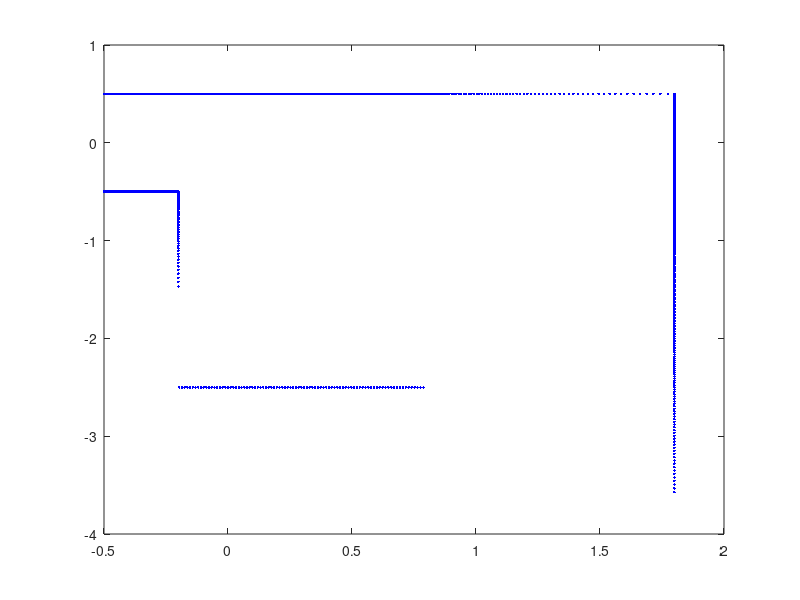

MATLAB code to generate this figure: (Note: this script raises an error after producing the figure.)
%This is the first attempt at writing an icp algorithm using icp_1
%It takes the approach of 

clear all
close all
clc
load newdata.mat

%full map
map = [];

%estimated pose for the robot in the world
est_x = [0;0];
est_dx = [];
est_theta = 0;
est_dtheta = 0;

%minimum turn, this is the error for sensing if the robot is actually
%turning or not.  I know that the robot currently turns at 45 degrees per
%second, so anything less the that should be noted.
error_dtheta = deg2rad(3);

for nScan = 55:2:size(LidarScan,1)
    
    %Grab lidar angles and the scan
    a = LidarAngles;
    z = LidarScan(nScan, :);

    %  Remove out of range measurements
    I = (z >= LidarRange);
    a(I) = [];
    z(I) = [];

    [x,y] = pol2cart(a,z);

    %fill the map if it doesn't exist yet.
    raw = [x;y];
    if isempty(map)
        map = [map raw];
    else
 

    
    last_est_dx=[0;0];
    last_est_dtheta=0;
    if ~isempty(est_dx)
        %make a quick guess based on the estimated dx
        last_est_dx=est_dx;
        TT = repmat(est_x(:,end) + last_est_dx, 1, size(raw,2));
        phi = -est_theta + last_est_dtheta;
        TR = [cos(phi) (-sin(phi)); sin(phi) cos(phi)];
        %TR = eye(2);
        raw = TR*raw + TT;
        
    end
    
    %sest the estimated pose diff to zero
    est_dx = [0;0];
    est_dtheta = 0;
    
    ii = 0;
    while true
        
        ii = ii + 1;
        
        %kill all the points which are not "close" to the world and run 1
        %iteration of icp on them
        temp = killoutliers(map,raw, 0.1);
        [TR,TT] = call_icp1(map,temp);

        %move the points sample based on the icp output and update the
        %estimated pose
        TR = TR(1:2,1:2);
        TT = repmat(TT(1:2), 1, size(raw,2));

        raw = TR * raw + TT;

        est_dx = est_dx + TT(:,1);
        est_dtheta = est_dtheta + acos(TR(1,1));
        
        %get the difference in TT so we know when to converge the icp
        %algorithm.  This is a pretty schotty way of convergence, as it
        %doesn't take into account if the value bounced around the setpoint
        %but it works for this application
        dTT = abs(sqrt(TT(1,1)^2 + TT(2,1)^2));
        
        %we need to run the loop at least once before we check this
        if ii > 1
            
            %Check for convergence
            if abs(dTT) < 0.00000001
                
                %update our state estimates
                new_x = est_x(:,end) + est_dx + last_est_dx;
                est_x = [est_x new_x];
                
                %make sure our theta diff isn't just noise.  I still need
                %to do this for the displacement
                if est_dtheta < error_dtheta;
                    est_dtheta = 0;
                end
                est_theta = real(est_theta + est_dtheta + last_est_dtheta);
                break;
            end
        end
        
    end

    %update the world
    map = [map raw];

    
    %plot everything
    figure(1)
    plot(raw(1,:), raw(2,:), 'r.')
    hold on
    plot(est_x(1,:), est_x(2,:), 'k.');
    end
    
    plot(map(1,:), map(2,:), 'b.')
    hold off
    
    %pause so we can display things
    pause(0.1);
end
